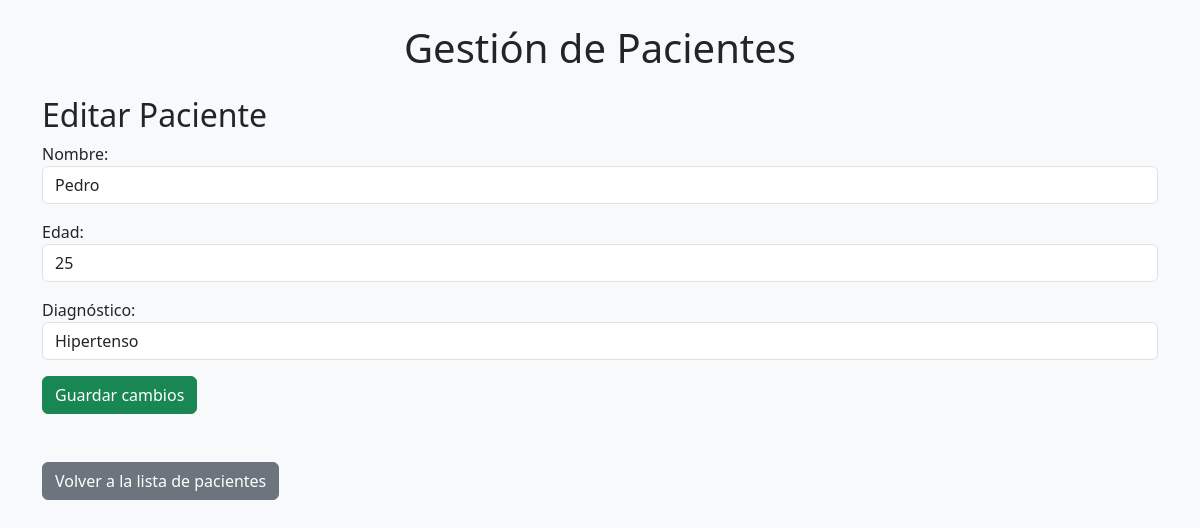
Screenshot of /editar_paciente/2 with the database file from the repository.
### tables this page shows
CREATE TABLE Pacientes (
            id INTEGER PRIMARY KEY AUTOINCREMENT,
            nombre TEXT NOT NULL,
            edad INTEGER NOT NULL,
            diagnostico TEXT NOT NULL
        );

### app.py (the view, shortened to what this page needs)
@app.route('/editar_paciente/<int:id>', methods=['GET', 'POST'])
def editar_paciente(id):
    paciente = db.obtener_paciente_por_id(id)
    return render_template('editar_paciente.html', paciente=paciente)

### db.py (called while the page is built)
def obtener_paciente_por_id(id):
    conn = sqlite3.connect('data.db')
    cursor = conn.cursor()
    cursor.execute('SELECT * FROM Pacientes WHERE id = ?', (id,))
    paciente = cursor.fetchone()
    conn.close()
    return paciente

### templates/editar_paciente.html (shortened to what this page needs)
{% extends  "base.html" %}
{% block content %}
    <h2>Editar Paciente</h2>
    <form action="" method="post">
        <div class="mb-3">
            <label for="nombre">Nombre:</label>
            <input type="text" id="nombre" name="nombre" value="{{ paciente[1] }}" class="form-control">
        </div>
        <div class="mb-3">
            <label for="edad">Edad:</label>
            <input type="number" id="edad" name="edad" value="{{ paciente[2] }}" class="form-control">
        </div>
        <div class="mb-3">
            <label for="diagnostico">Diagnóstico:</label>
            <input type="text" id="diagnostico" name="diagnostico" value="{{ paciente[3] }}" class="form-control">
        </div>
        <button type="submit" class="btn btn-success">Guardar cambios</button>
    </form>
    <br><br>
    <a href="{{ url_for('index') }}" class="btn btn-secondary">Volver a la lista de pacientes</a>
{% endblock %}

### rows the page displays
Pacientes: nombre "Pedro", edad "25", diagnostico "Hipertenso"
